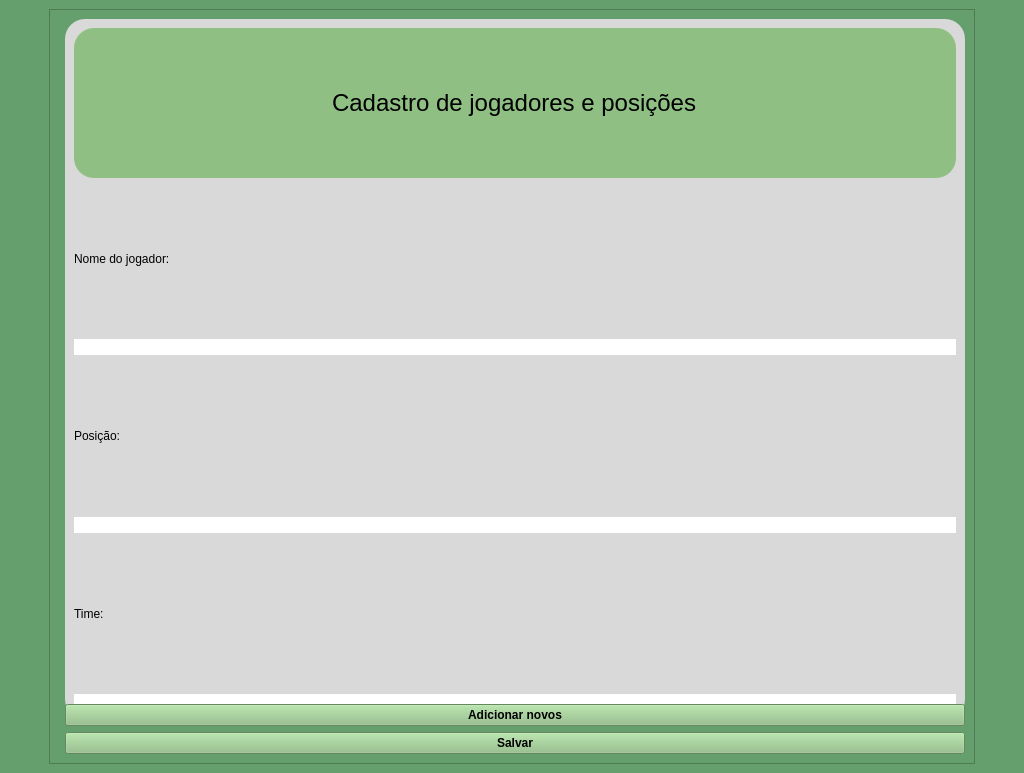
<?xml version="1.0" encoding="UTF-8"?>
<ui version="4.0">
 <class>MainWindow</class>
 <widget class="QMainWindow" name="MainWindow">
  <property name="geometry">
   <rect>
    <x>0</x>
    <y>0</y>
    <width>1024</width>
    <height>773</height>
   </rect>
  </property>
  <property name="mouseTracking">
   <bool>true</bool>
  </property>
  <property name="windowTitle">
   <string>MainWindow</string>
  </property>
  <property name="styleSheet">
   <string notr="true">background-color: rgb(101, 159, 109);</string>
  </property>
  <widget class="QWidget" name="centralwidget">
   <property name="enabled">
    <bool>true</bool>
   </property>
   <layout class="QGridLayout" name="gridLayout">
    <item row="0" column="0" alignment="Qt::AlignmentFlag::AlignHCenter|Qt::AlignmentFlag::AlignVCenter">
     <widget class="QFrame" name="frame_2">
      <property name="minimumSize">
       <size>
        <width>500</width>
        <height>500</height>
       </size>
      </property>
      <property name="frameShape">
       <enum>QFrame::Shape::StyledPanel</enum>
      </property>
      <property name="frameShadow">
       <enum>QFrame::Shadow::Raised</enum>
      </property>
      <layout class="QFormLayout" name="formLayout_2">
       <item row="1" column="1">
        <widget class="QFrame" name="frame">
         <property name="minimumSize">
          <size>
           <width>900</width>
           <height>700</height>
          </size>
         </property>
         <property name="maximumSize">
          <size>
           <width>500</width>
           <height>16777215</height>
          </size>
         </property>
         <property name="styleSheet">
          <string notr="true">background-color: rgb(217, 217, 217);
border-radius:20px;</string>
         </property>
         <property name="frameShape">
          <enum>QFrame::Shape::StyledPanel</enum>
         </property>
         <property name="frameShadow">
          <enum>QFrame::Shadow::Raised</enum>
         </property>
         <layout class="QGridLayout" name="gridLayout_2">
          <item row="5" column="0">
           <widget class="QLineEdit" name="input_posicao">
            <property name="styleSheet">
             <string notr="true">background-color: rgb(255, 255, 255);</string>
            </property>
           </widget>
          </item>
          <item row="6" column="0">
           <widget class="QLabel" name="txt_time">
            <property name="text">
             <string>Time:</string>
            </property>
           </widget>
          </item>
          <item row="2" column="0">
           <widget class="QLabel" name="txt_nomejogador">
            <property name="text">
             <string>Nome do jogador:</string>
            </property>
           </widget>
          </item>
          <item row="4" column="0">
           <widget class="QLabel" name="txt_posicao">
            <property name="text">
             <string>Posição:</string>
            </property>
           </widget>
          </item>
          <item row="3" column="0">
           <widget class="QLineEdit" name="input_nomejogador">
            <property name="styleSheet">
             <string notr="true">background-color: rgb(255, 255, 255);</string>
            </property>
           </widget>
          </item>
          <item row="1" column="0">
           <widget class="QFrame" name="frame_3">
            <property name="styleSheet">
             <string notr="true">background-color: rgb(143, 191, 131);</string>
            </property>
            <property name="frameShape">
             <enum>QFrame::Shape::StyledPanel</enum>
            </property>
            <property name="frameShadow">
             <enum>QFrame::Shadow::Raised</enum>
            </property>
            <layout class="QVBoxLayout" name="verticalLayout">
             <item alignment="Qt::AlignmentFlag::AlignHCenter">
              <widget class="QLabel" name="txt_cadastrodejogadoreseposicoes">
               <property name="font">
                <font>
                 <pointsize>18</pointsize>
                </font>
               </property>
               <property name="text">
                <string>Cadastro de jogadores e posições</string>
               </property>
              </widget>
             </item>
            </layout>
           </widget>
          </item>
          <item row="7" column="0">
           <widget class="QLineEdit" name="lineEdit">
            <property name="styleSheet">
             <string notr="true">background-color: rgb(255, 255, 255);</string>
            </property>
           </widget>
          </item>
         </layout>
        </widget>
       </item>
       <item row="4" column="1">
        <widget class="QPushButton" name="botao_adicionarnovos">
         <property name="font">
          <font>
           <bold>true</bold>
          </font>
         </property>
         <property name="styleSheet">
          <string notr="true">background-color: rgb(143, 191, 131);</string>
         </property>
         <property name="text">
          <string>Adicionar novos</string>
         </property>
        </widget>
       </item>
       <item row="5" column="1">
        <widget class="QPushButton" name="botao_entrar">
         <property name="font">
          <font>
           <bold>true</bold>
          </font>
         </property>
         <property name="styleSheet">
          <string notr="true">background-color: rgb(143, 191, 131);
bolder-radius:50px;</string>
         </property>
         <property name="text">
          <string>Salvar</string>
         </property>
        </widget>
       </item>
      </layout>
     </widget>
    </item>
   </layout>
  </widget>
 </widget>
 <resources/>
 <connections/>
</ui>
